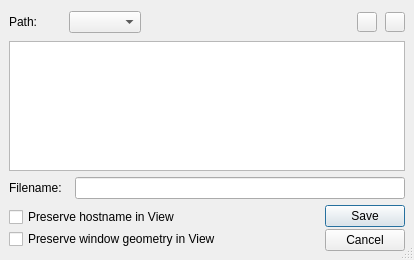
<ui version="4.0" >
 <class>SaveViewDialog</class>
 <widget class="QDialog" name="SaveViewDialog" >
  <property name="windowModality" >
   <enum>Qt::WindowModal</enum>
  </property>
  <property name="geometry" >
   <rect>
    <x>0</x>
    <y>0</y>
    <width>414</width>
    <height>260</height>
   </rect>
  </property>
  <property name="windowTitle" >
   <string>Save View</string>
  </property>
  <property name="windowIcon" >
   <iconset resource="kmchart.qrc" >:/view.png</iconset>
  </property>
  <property name="sizeGripEnabled" >
   <bool>true</bool>
  </property>
  <layout class="QGridLayout" >
   <property name="margin" >
    <number>9</number>
   </property>
   <property name="spacing" >
    <number>6</number>
   </property>
   <item row="2" column="0" >
    <layout class="QHBoxLayout" >
     <property name="margin" >
      <number>0</number>
     </property>
     <property name="spacing" >
      <number>6</number>
     </property>
     <item>
      <widget class="QLabel" name="fileNameLabel" >
       <property name="minimumSize" >
        <size>
         <width>60</width>
         <height>20</height>
        </size>
       </property>
       <property name="text" >
        <string>Filename:</string>
       </property>
      </widget>
     </item>
     <item>
      <widget class="QLineEdit" name="fileNameLineEdit" />
     </item>
    </layout>
   </item>
   <item row="1" column="0" >
    <widget class="QListView" name="dirListView" >
     <property name="font" >
      <font>
       <pointsize>10</pointsize>
      </font>
     </property>
     <property name="selectionMode" >
      <enum>QAbstractItemView::SingleSelection</enum>
     </property>
     <property name="iconSize" >
      <size>
       <width>20</width>
       <height>20</height>
      </size>
     </property>
     <property name="flow" >
      <enum>QListView::TopToBottom</enum>
     </property>
     <property name="isWrapping" stdset="0" >
      <bool>true</bool>
     </property>
     <property name="resizeMode" >
      <enum>QListView::Adjust</enum>
     </property>
     <property name="gridSize" >
      <size>
       <width>150</width>
       <height>20</height>
      </size>
     </property>
     <property name="uniformItemSizes" >
      <bool>true</bool>
     </property>
    </widget>
   </item>
   <item row="0" column="0" >
    <layout class="QHBoxLayout" >
     <property name="margin" >
      <number>0</number>
     </property>
     <property name="spacing" >
      <number>0</number>
     </property>
     <item>
      <widget class="QLabel" name="pathLabel" >
       <property name="minimumSize" >
        <size>
         <width>60</width>
         <height>20</height>
        </size>
       </property>
       <property name="text" >
        <string>Path:</string>
       </property>
      </widget>
     </item>
     <item>
      <widget class="QComboBox" name="pathComboBox" />
     </item>
     <item>
      <spacer>
       <property name="orientation" >
        <enum>Qt::Horizontal</enum>
       </property>
       <property name="sizeType" >
        <enum>QSizePolicy::MinimumExpanding</enum>
       </property>
       <property name="sizeHint" >
        <size>
         <width>8</width>
         <height>26</height>
        </size>
       </property>
      </spacer>
     </item>
     <item>
      <widget class="QToolButton" name="parentToolButton" >
       <property name="minimumSize" >
        <size>
         <width>20</width>
         <height>20</height>
        </size>
       </property>
       <property name="maximumSize" >
        <size>
         <width>20</width>
         <height>20</height>
        </size>
       </property>
       <property name="toolTip" >
        <string>Parent</string>
       </property>
       <property name="statusTip" >
        <string/>
       </property>
       <property name="whatsThis" >
        <string>Open the parent directory</string>
       </property>
       <property name="text" >
        <string/>
       </property>
       <property name="icon" >
        <iconset resource="kmchart.qrc" >:/go-previous.png</iconset>
       </property>
       <property name="iconSize" >
        <size>
         <width>16</width>
         <height>16</height>
        </size>
       </property>
       <property name="checkable" >
        <bool>false</bool>
       </property>
      </widget>
     </item>
     <item>
      <spacer>
       <property name="orientation" >
        <enum>Qt::Horizontal</enum>
       </property>
       <property name="sizeType" >
        <enum>QSizePolicy::Fixed</enum>
       </property>
       <property name="sizeHint" >
        <size>
         <width>8</width>
         <height>26</height>
        </size>
       </property>
      </spacer>
     </item>
     <item>
      <widget class="QToolButton" name="userToolButton" >
       <property name="minimumSize" >
        <size>
         <width>20</width>
         <height>20</height>
        </size>
       </property>
       <property name="maximumSize" >
        <size>
         <width>20</width>
         <height>20</height>
        </size>
       </property>
       <property name="text" >
        <string/>
       </property>
       <property name="icon" >
        <iconset resource="kmchart.qrc" >:/toolusers.png</iconset>
       </property>
       <property name="iconSize" >
        <size>
         <width>16</width>
         <height>16</height>
        </size>
       </property>
       <property name="checkable" >
        <bool>true</bool>
       </property>
      </widget>
     </item>
    </layout>
   </item>
   <item row="3" column="0" >
    <layout class="QHBoxLayout" >
     <property name="margin" >
      <number>0</number>
     </property>
     <property name="spacing" >
      <number>6</number>
     </property>
     <item>
      <layout class="QVBoxLayout" >
       <property name="margin" >
        <number>0</number>
       </property>
       <property name="spacing" >
        <number>0</number>
       </property>
       <item>
        <widget class="QCheckBox" name="preserveHostCheckBox" >
         <property name="layoutDirection" >
          <enum>Qt::LeftToRight</enum>
         </property>
         <property name="text" >
          <string>Preserve hostname in View</string>
         </property>
        </widget>
       </item>
       <item>
        <widget class="QCheckBox" name="preserveSizeCheckBox" >
         <property name="text" >
          <string>Preserve window geometry in View</string>
         </property>
        </widget>
       </item>
      </layout>
     </item>
     <item>
      <spacer>
       <property name="orientation" >
        <enum>Qt::Horizontal</enum>
       </property>
       <property name="sizeHint" >
        <size>
         <width>101</width>
         <height>20</height>
        </size>
       </property>
      </spacer>
     </item>
     <item>
      <layout class="QVBoxLayout" >
       <property name="margin" >
        <number>0</number>
       </property>
       <property name="spacing" >
        <number>2</number>
       </property>
       <item>
        <widget class="QPushButton" name="savePushButton" >
         <property name="text" >
          <string>Save</string>
         </property>
         <property name="autoDefault" >
          <bool>false</bool>
         </property>
         <property name="default" >
          <bool>true</bool>
         </property>
        </widget>
       </item>
       <item>
        <widget class="QPushButton" name="cancelButton" >
         <property name="text" >
          <string>Cancel</string>
         </property>
        </widget>
       </item>
      </layout>
     </item>
    </layout>
   </item>
  </layout>
 </widget>
 <resources>
  <include location="kmchart.qrc" />
 </resources>
 <connections>
  <connection>
   <sender>savePushButton</sender>
   <signal>clicked()</signal>
   <receiver>SaveViewDialog</receiver>
   <slot>savePushButton_clicked()</slot>
   <hints>
    <hint type="sourcelabel" >
     <x>20</x>
     <y>20</y>
    </hint>
    <hint type="destinationlabel" >
     <x>20</x>
     <y>20</y>
    </hint>
   </hints>
  </connection>
  <connection>
   <sender>fileNameLineEdit</sender>
   <signal>returnPressed()</signal>
   <receiver>savePushButton</receiver>
   <slot>click()</slot>
   <hints>
    <hint type="sourcelabel" >
     <x>181</x>
     <y>182</y>
    </hint>
    <hint type="destinationlabel" >
     <x>355</x>
     <y>183</y>
    </hint>
   </hints>
  </connection>
  <connection>
   <sender>cancelButton</sender>
   <signal>clicked()</signal>
   <receiver>SaveViewDialog</receiver>
   <slot>reject()</slot>
   <hints>
    <hint type="sourcelabel" >
     <x>355</x>
     <y>217</y>
    </hint>
    <hint type="destinationlabel" >
     <x>202</x>
     <y>120</y>
    </hint>
   </hints>
  </connection>
  <connection>
   <sender>preserveHostCheckBox</sender>
   <signal>toggled(bool)</signal>
   <receiver>SaveViewDialog</receiver>
   <slot>preserveHostCheckBox_toggled(bool)</slot>
   <hints>
    <hint type="sourcelabel" >
     <x>159</x>
     <y>217</y>
    </hint>
    <hint type="destinationlabel" >
     <x>202</x>
     <y>120</y>
    </hint>
   </hints>
  </connection>
  <connection>
   <sender>parentToolButton</sender>
   <signal>clicked()</signal>
   <receiver>SaveViewDialog</receiver>
   <slot>parentToolButton_clicked()</slot>
   <hints>
    <hint type="sourcelabel" >
     <x>309</x>
     <y>22</y>
    </hint>
    <hint type="destinationlabel" >
     <x>202</x>
     <y>120</y>
    </hint>
   </hints>
  </connection>
  <connection>
   <sender>userToolButton</sender>
   <signal>clicked(bool)</signal>
   <receiver>SaveViewDialog</receiver>
   <slot>userToolButton_clicked(bool)</slot>
   <hints>
    <hint type="sourcelabel" >
     <x>385</x>
     <y>22</y>
    </hint>
    <hint type="destinationlabel" >
     <x>202</x>
     <y>120</y>
    </hint>
   </hints>
  </connection>
  <connection>
   <sender>pathComboBox</sender>
   <signal>currentIndexChanged(QString)</signal>
   <receiver>SaveViewDialog</receiver>
   <slot>pathComboBox_currentIndexChanged(QString)</slot>
   <hints>
    <hint type="sourcelabel" >
     <x>180</x>
     <y>22</y>
    </hint>
    <hint type="destinationlabel" >
     <x>202</x>
     <y>120</y>
    </hint>
   </hints>
  </connection>
  <connection>
   <sender>dirListView</sender>
   <signal>activated(QModelIndex)</signal>
   <receiver>SaveViewDialog</receiver>
   <slot>dirListView_activated(QModelIndex)</slot>
   <hints>
    <hint type="sourcelabel" >
     <x>202</x>
     <y>102</y>
    </hint>
    <hint type="destinationlabel" >
     <x>202</x>
     <y>120</y>
    </hint>
   </hints>
  </connection>
  <connection>
   <sender>dirListView</sender>
   <signal>clicked(QModelIndex)</signal>
   <receiver>SaveViewDialog</receiver>
   <slot>dirListView_clicked(QModelIndex)</slot>
   <hints>
    <hint type="sourcelabel" >
     <x>202</x>
     <y>102</y>
    </hint>
    <hint type="destinationlabel" >
     <x>202</x>
     <y>120</y>
    </hint>
   </hints>
  </connection>
  <connection>
   <sender>preserveSizeCheckBox</sender>
   <signal>toggled(bool)</signal>
   <receiver>SaveViewDialog</receiver>
   <slot>preserveSizeCheckBox_toggled(bool)</slot>
   <hints>
    <hint type="sourcelabel" >
     <x>110</x>
     <y>233</y>
    </hint>
    <hint type="destinationlabel" >
     <x>206</x>
     <y>129</y>
    </hint>
   </hints>
  </connection>
 </connections>
</ui>
